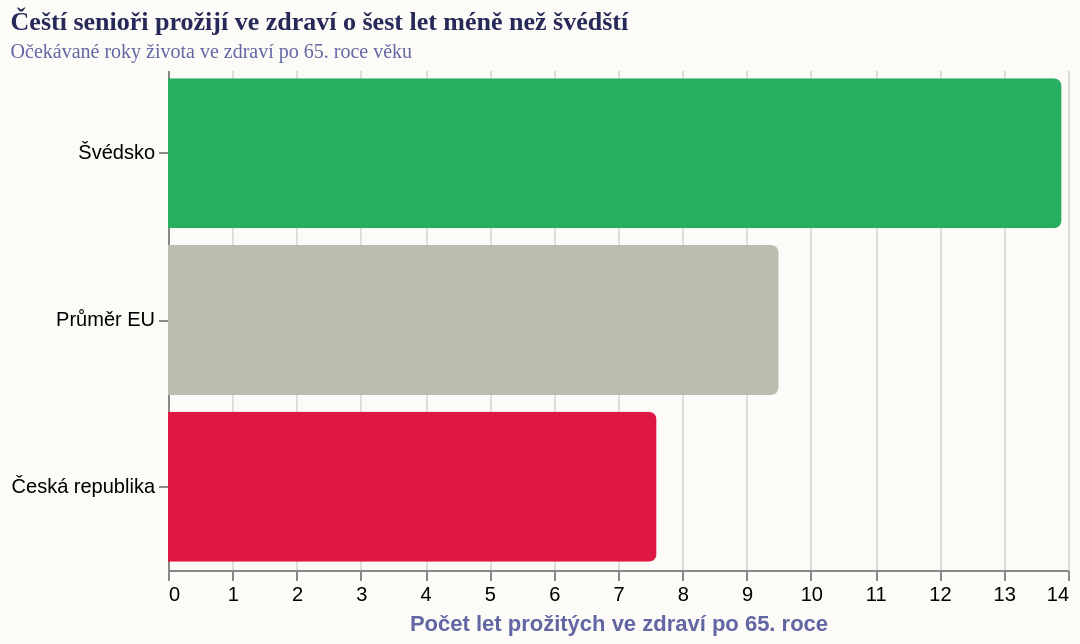

Write the Vega-Lite specification saved for this chart.
### Vega-Lite specification from a JSON file in a GitHub repository (floating-point values rounded to 4 significant figures)
{"_source": "OECD Health Statistics 2025", "$schema": "https://vega.github.io/schema/vega-lite/v5.json", "description": "Měřítko věcí: Naděje dožití ve zdraví po 65. roce (Healthy Life Years)", "width": 450, "height": 250, "autosize": {"type": "pad", "resize": true}, "background": "#fdfbf7", "data": {"values": [{"country": "Švédsko", "val": 13.9, "color": "#27ae60"}, {"country": "Průměr EU", "val": 9.5, "color": "#bcbcb0"}, {"country": "Česká republika", "val": 7.6, "color": "#de1743"}]}, "mark": {"type": "bar", "tooltip": true, "cornerRadiusEnd": 4}, "encoding": {"y": {"field": "country", "type": "nominal", "title": null, "sort": "-x"}, "x": {"field": "val", "type": "quantitative", "title": "Počet let prožitých ve zdraví po 65. roce"}, "color": {"field": "color", "type": "nominal", "scale": null}}, "config": {"view": {"stroke": "transparent"}, "title": {"font": "Roboto Slab", "fontWeight": "bold", "fontSize": 13, "anchor": "start", "color": "#272a59", "subtitleFont": "Work Sans", "subtitleFontSize": 10, "subtitleColor": "#6267a3"}, "axis": {"titleColor": "#6267a3"}, "legend": {}}, "title": {"text": "Čeští senioři prožijí ve zdraví o šest let méně než švédští", "subtitle": "Očekávané roky života ve zdraví po 65. roce věku"}}
